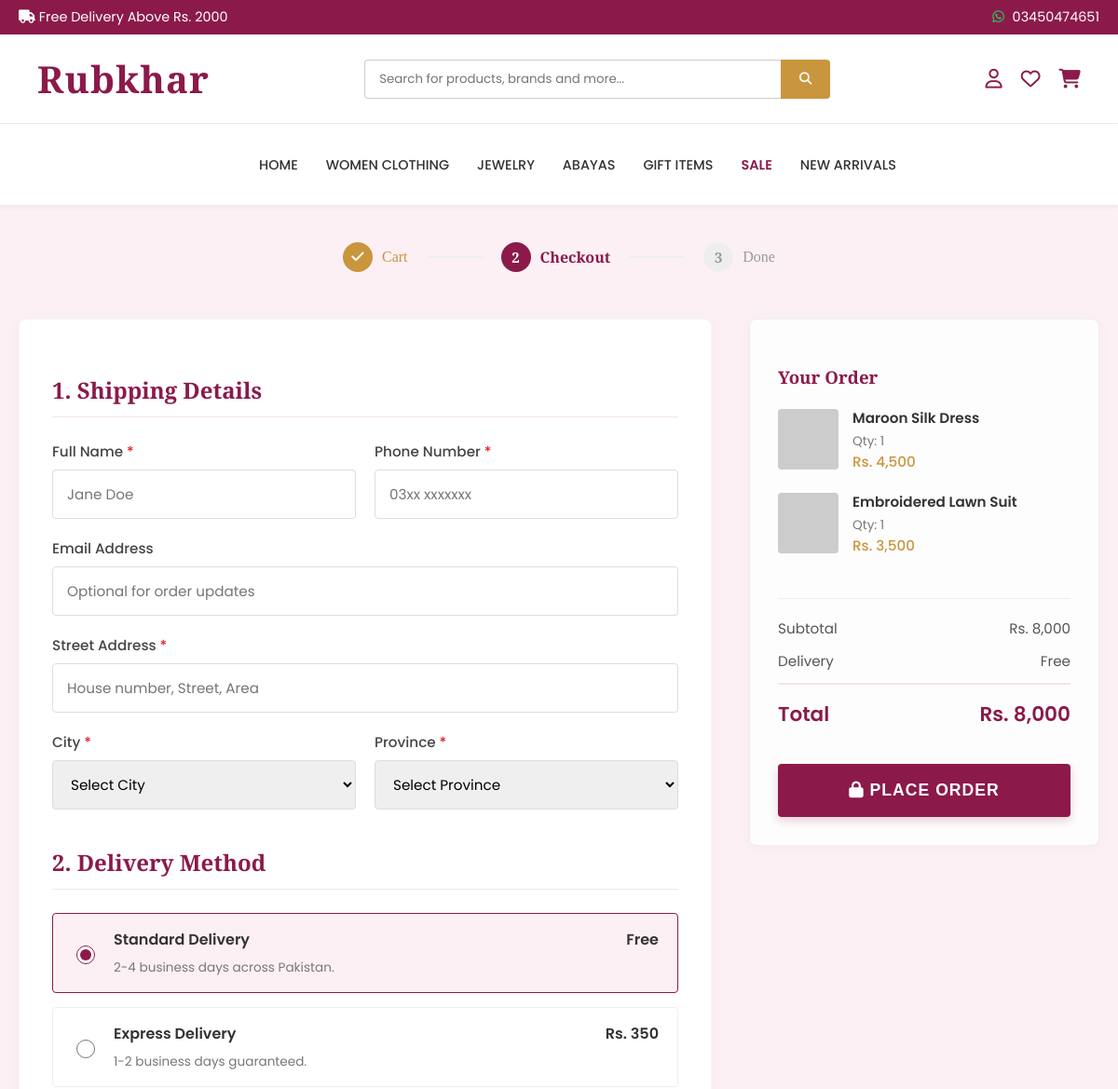
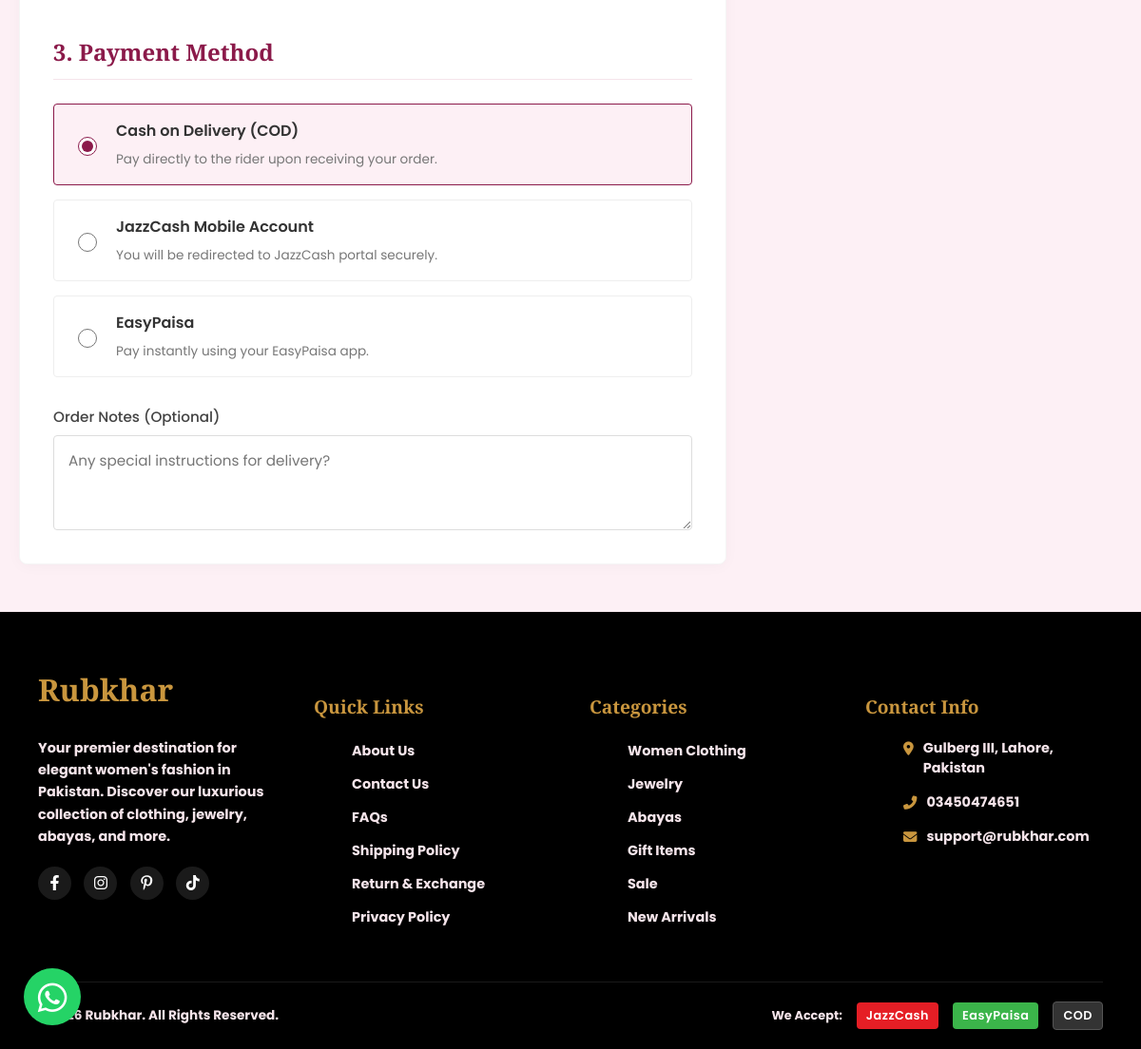
The page /checkout.php on the database its author committed (2 pictures, top to bottom).
### tables this page shows
CREATE TABLE IF NOT EXISTS products (
    id INT AUTO_INCREMENT PRIMARY KEY,
    category_id INT NOT NULL,
    name VARCHAR(255) NOT NULL,
    slug VARCHAR(255) NOT NULL UNIQUE,
    description TEXT,
    price DECIMAL(10, 2) NOT NULL,
    stock INT DEFAULT 0,
    image_url VARCHAR(255),
    created_at TIMESTAMP DEFAULT CURRENT_TIMESTAMP,
    FOREIGN KEY (category_id) REFERENCES categories(id) ON DELETE CASCADE
);

### checkout.php (the view, shortened to what this page needs)
<?php
require_once 'includes/db.php';
try {
    $pdo->exec("INSERT IGNORE INTO users (id, name, email, password) VALUES (1, 'Guest User', 'guest@rubkhar.com', 'none')");
} catch(PDOException $e) {
}
$stmt = $pdo->query("SELECT * FROM products LIMIT 2");
$cart_items = $stmt->fetchAll();
$subtotal = 0;
foreach ($cart_items as $item) {
    $subtotal += $item['price'];
}
$success = isset($_GET['success']);
include 'includes/header.php';
$standard_delivery_fee = ($subtotal >= 2000) ? 0 : 200;
$standard_delivery_text = ($standard_delivery_fee === 0) ? 'Free' : 'Rs. 200';
?>
<main class="checkout-container">
    <?php if ($success): ?>
        <div class="progress-bar">
            <div class="step completed"><div class="step-number"><i class="fas fa-check"></i></div> Cart</div>
            <div class="step-divider"></div>
            <div class="step completed"><div class="step-number"><i class="fas fa-check"></i></div> Checkout</div>
            <div class="step-divider"></div>
            <div class="step active"><div class="step-number">3</div> Done</div>
        </div>
        <div class="success-container">
            <i class="fas fa-check-circle"></i>
            <h2>Thank You!</h2>
            <p>Your order has been placed successfully. We've sent a confirmation email to you.</p>
            <a href="shop.php" class="btn-home">Continue Shopping</a>
        </div>
    <?php else: ?>
        <div class="progress-bar">
            <div class="step completed"><div class="step-number"><i class="fas fa-check"></i></div> Cart</div>
            <div class="step-divider"></div>
            <div class="step active"><div class="step-number">2</div> Checkout</div>
            <div class="step-divider"></div>
            <div class="step"><div class="step-number">3</div> Done</div>
        </div>
        <form method="POST" id="checkout-form" class="checkout-layout">
            <div class="checkout-form-area">
                <h3 class="form-section-title">1. Shipping Details</h3>
                <div class="form-row">
                    <div class="form-group">
                        <label>Full Name <span>*</span></label>
                        <input type="text" name="name" class="form-control" required placeholder="Jane Doe">
                    </div>
                    <div class="form-group">
                        <label>Phone Number <span>*</span></label>
                        <input type="tel" name="phone" class="form-control" required placeholder="03xx xxxxxxx">
                    </div>
                </div>
                <div class="form-group" style="margin-bottom: 20px;">
                    <label>Email Address</label>
                    <input type="email" name="email" class="form-control" placeholder="Optional for order updates">
                </div>
                <div class="form-group" style="margin-bottom: 20px;">
                    <label>Street Address <span>*</span></label>
                    <input type="text" name="address" class="form-control" required placeholder="House number, Street, Area">
                </div>
                <div class="form-row">
                    <div class="form-group">
                        <label>City <span>*</span></label>
                        <select name="city" class="form-control" required>
                            <option value="">Select City</option>
                        </select>
                    </div>
                    <div class="form-group">
                        <label>Province <span>*</span></label>
                        <select name="province" class="form-control" required>
                            <option value="">Select Province</option>
                        </select>
                    </div>
                </div>
                <h3 class="form-section-title" style="margin-top: 40px;">2. Delivery Method</h3>
                <label class="radio-group selected" id="delivery-standard">
                    <input type="radio" name="delivery" value="standard" checked onclick="updateDelivery('standard')">
                    <div class="radio-content">
                        <span class="radio-title">Standard Delivery <span><?= $standard_delivery_text ?></span></span>
                        <span class="radio-desc">2-4 business days across Pakistan.</span>
                    </div>
                </label>
                <label class="radio-group" id="delivery-express">
                    <input type="radio" name="delivery" value="express" onclick="updateDelivery('express')">
                    <div class="radio-content">
                        <span class="radio-title">Express Delivery <span>Rs. 350</span></span>
                        <span class="radio-desc">1-2 business days guaranteed.</span>
                    </div>
                </label>
                <h3 class="form-section-title" style="margin-top: 40px;">3. Payment Method</h3>
                <label class="radio-group selected" onclick="highlightRadio(this, 'payment')">
                    <input type="radio" name="payment" value="cod" checked>
                    <div class="radio-content">
                        <span class="radio-title">Cash on Delivery (COD)</span>
                        <span class="radio-desc">Pay directly to the rider upon receiving your order.</span>
                    </div>
                </label>
                <label class="radio-group" onclick="highlightRadio(this, 'payment')">
                    <input type="radio" name="payment" value="jazzcash">
                    <div class="radio-content">
                        <span class="radio-title">JazzCash Mobile Account</span>
                        <span class="radio-desc">You will be redirected to JazzCash portal securely.</span>
                    </div>
                </label>
                <label class="radio-group" onclick="highlightRadio(this, 'payment')">
                    <input type="radio" name="payment" value="easypaisa">
                    <div class="radio-content">
                        <span class="radio-title">EasyPaisa</span>
                        <span class="radio-desc">Pay instantly using your EasyPaisa app.</span>
                    </div>
                </label>
                <div class="form-group" style="margin-top: 30px;">
                    <label>Order Notes (Optional)</label>
                    <textarea name="notes" class="form-control" placeholder="Any special instructions for delivery?"></textarea>
                </div>
            </div>
            <div class="checkout-summary">
                <h3 style="font-family: var(--font-heading); color: var(--maroon); margin-bottom: 20px;">Your Order</h3>
                <div style="max-height: 300px; overflow-y: auto; padding-right: 10px; margin-bottom: 20px;">
                    <?php foreach ($cart_items as $item): ?>
                    <div class="summary-item">
                        <img src="https://via.placeholder.com/100x100?text=Item" alt="<?= htmlspecialchars($item['name']) ?>">
                        <div class="summary-item-info">
                            <div class="summary-item-title"><?= htmlspecialchars($item['name']) ?></div>
                            <div style="font-size: 0.85rem; color: #777;">Qty: 1</div>
                            <div class="summary-item-price">Rs. <?= number_format($item['price']) ?></div>
                        </div>
                    </div>
                    <?php endforeach; ?>
                </div>
                <div class="summary-totals">
                    <div class="summary-row">
                        <span>Subtotal</span>
                        <span>Rs. <?= number_format($subtotal) ?></span>
                    </div>
                    <div class="summary-row">
                        <span>Delivery</span>
                        <span id="summary-delivery"><?= $standard_delivery_text ?></span>
                    </div>
                    <div class="summary-row total">
                        <span>Total</span>
                        <span id="summary-total">Rs. <?= number_format($subtotal + $standard_delivery_fee) ?></span>
                    </div>
                </div>
                <button type="submit" class="btn-place-order" id="submit-btn"><i class="fas fa-lock"></i> Place Order</button>
            </div>
        </form>
    <?php endif; ?>
</main>
<?php include 'includes/footer.php'; ?>

### assets/css/style.css (style rules this page uses)
:root { --primary: #8B1A4A; --maroon: #8B1A4A; --gold: #C9963E; --white: #FFFFFF; --light-pink: #FDF0F5; --font-heading: 'Playfair Display', serif; --font-body: 'Poppins', sans-serif; }
html { scroll-behavior: smooth; }
body { font-family: var(--font-body); background-color: var(--light-pink); color: #333; margin: 0; padding: 0; box-sizing: border-box; overflow-x: hidden; }
* { box-sizing: border-box; }

### checkout.php (style rules this page uses)
.checkout-container { max-width: 1200px; margin: 40px auto; padding: 0 20px; min-height: 60vh; }
.progress-bar { display: flex; justify-content: center; align-items: center; margin-bottom: 50px; font-family: var(--font-heading); }
.step { display: flex; align-items: center; color: #999; }
.step.active { color: var(--maroon); font-weight: 600; }
.step.completed { color: var(--gold); }
.step-number { width: 32px; height: 32px; border-radius: 50%; background: #eee; display: flex; justify-content: center; align-items: center; margin-right: 10px; font-size: 0.95rem; font-weight: 600; }
.step.active .step-number { background: var(--maroon); color: white; }
.step.completed .step-number { background: var(--gold); color: white; }
.step-divider { height: 2px; width: 60px; background: #eee; margin: 0 20px; }
.checkout-layout { display: flex; gap: 40px; align-items: flex-start; }
.checkout-form-area { flex: 2; background: var(--white); padding: 35px; border-radius: 8px; box-shadow: 0 2px 15px rgba(0,0,0,0.03); border: 1px solid #f5f5f5; }
.form-section-title { font-family: var(--font-heading); color: var(--maroon); font-size: 1.5rem; margin-bottom: 25px; padding-bottom: 12px; border-bottom: 1px solid #f5e4ea; }
.form-row { display: flex; gap: 20px; margin-bottom: 20px; }
.form-group { flex: 1; display: flex; flex-direction: column; }
.form-group label { margin-bottom: 8px; font-size: 0.95rem; color: #444; font-weight: 500; }
.form-group label span { color: #e51e25; }
.form-control { padding: 14px 15px; border: 1px solid #ddd; border-radius: 4px; font-family: var(--font-body); font-size: 0.95rem; outline: none; transition: border-color 0.3s; }
textarea.form-control { resize: vertical; min-height: 100px; }
.radio-group { border: 1px solid #eee; border-radius: 4px; padding: 15px 20px; margin-bottom: 15px; display: flex; align-items: center; cursor: pointer; transition: all 0.2s; }
.radio-group:hover, .radio-group.selected { background: #fdf0f5; border-color: var(--maroon); }
.radio-group input[type="radio"] { margin-right: 20px; accent-color: var(--maroon); width: 20px; height: 20px; }
.radio-content { flex: 1; }
.radio-title { font-weight: 600; color: #333; display: flex; justify-content: space-between; margin-bottom: 4px; }
.radio-desc { font-size: 0.85rem; color: #777; }
.checkout-summary { flex: 1; background: #fdfdfd; padding: 30px; border-radius: 8px; border: 1px solid #eee; box-shadow: 0 2px 15px rgba(0,0,0,0.03); position: sticky; top: 20px; }
.summary-item { display: flex; gap: 15px; margin-bottom: 20px; align-items: center; }
.summary-item img { width: 65px; height: 65px; object-fit: cover; border-radius: 4px; background: #f5f5f5; }
.summary-item-info { flex: 1; }
.summary-item-title { font-weight: 600; color: #333; font-size: 0.95rem; margin-bottom: 4px; }
.summary-item-price { color: var(--gold); font-size: 0.95rem; font-weight: 500; }
.summary-totals { border-top: 1px solid #eee; padding-top: 20px; margin-top: 25px; }
.summary-row { display: flex; justify-content: space-between; margin-bottom: 12px; color: #555; font-size: 0.95rem; }
.summary-row.total { border-top: 2px solid #f5e4ea; padding-top: 15px; margin-top: 10px; font-size: 1.35rem; color: var(--maroon); font-weight: 600; }
.btn-place-order { width: 100%; padding: 18px; background: var(--maroon); color: white; border: none; border-radius: 4px; font-size: 1.1rem; text-transform: uppercase; font-weight: 600; letter-spacing: 1px; cursor: pointer; margin-top: 25px; transition: background 0.3s; box-shadow: 0 4px 10px rgba(139, 26, 74, 0.2); }

### rows shown on the page
products: name "Maroon Silk Dress", price "4,500"
products: name "Embroidered Lawn Suit", price "3,500"

### other values the page prints
$standard_delivery_text "Free"
$subtotal "8,000"
$subtotal + $standard_delivery_fee "8,000"
